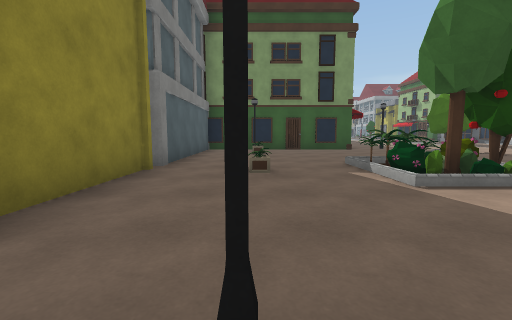
view 1 (above)

21 first-person views from a walk through a scene from a Unity 3-D project. The camera is 1.2 m above the floor, tilts 6° down and sees 90° across. The floor is counted in squares, 2 m on a side. Each view is taken from the middle of a square. On the plan, view 1 faces up. The plan holds only what a view shows up to about 9 squares ahead; the rest is blank. The place goes on beyond the plan. The player is left out. Surface patterns are stand-ins for the level's own textures.

view 2
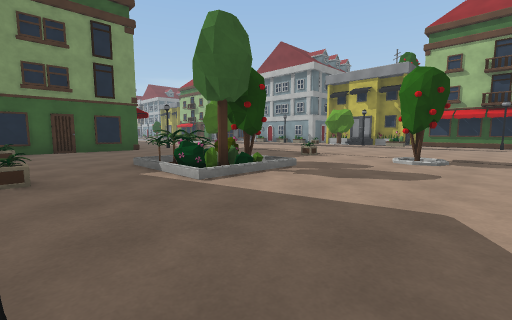

view 3
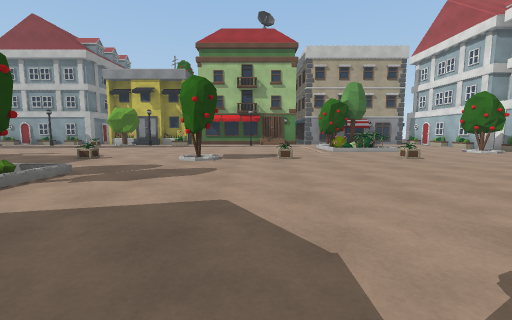

view 4
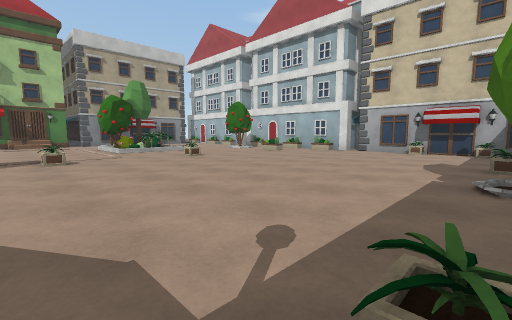

view 5
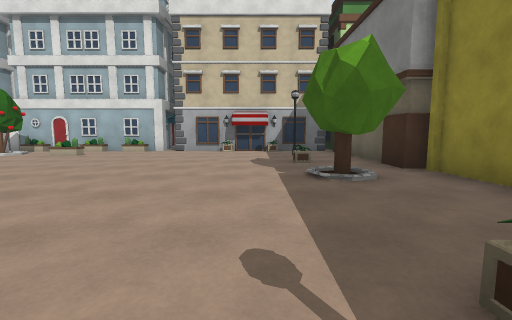

view 6
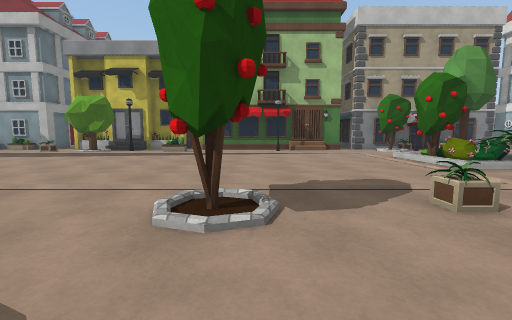

view 7
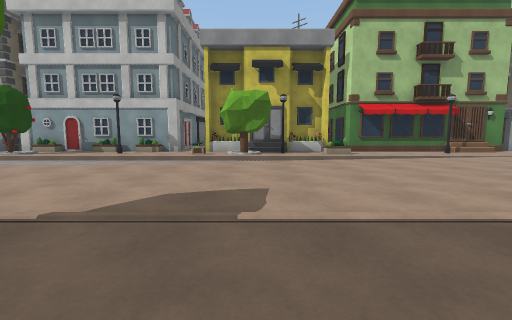

view 8
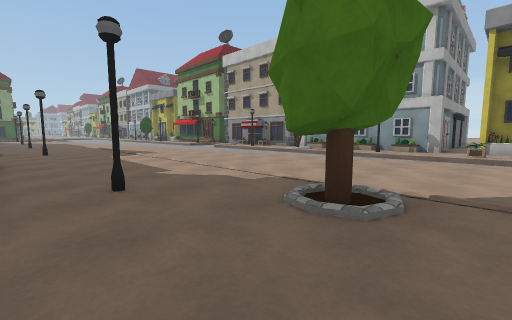

view 9
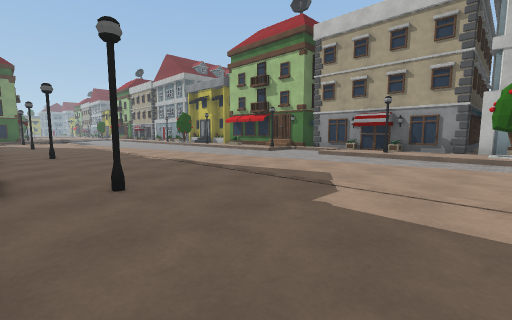

view 10
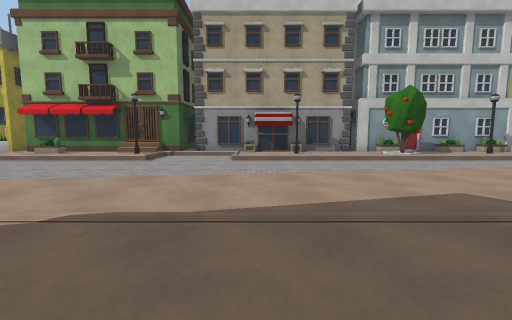

view 11
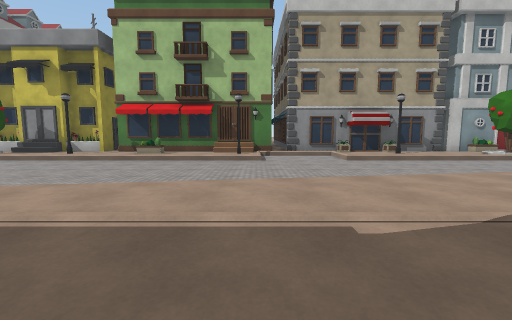

view 12
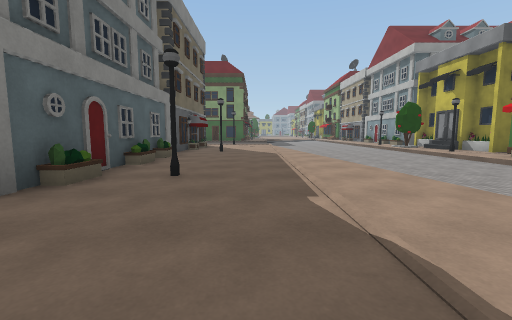

view 13
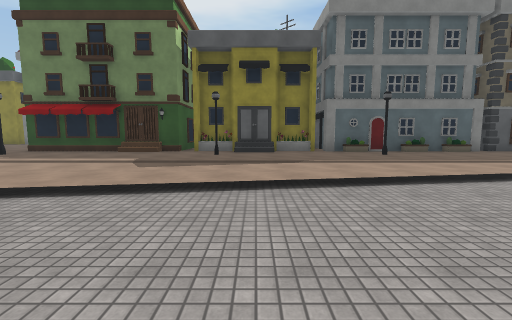

view 14
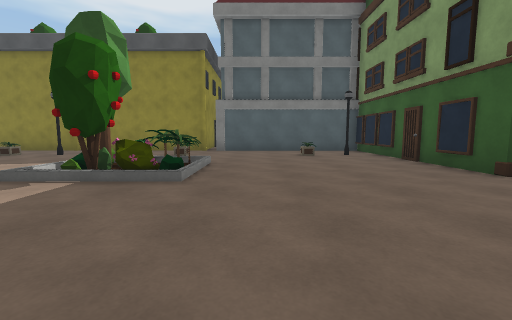

view 15
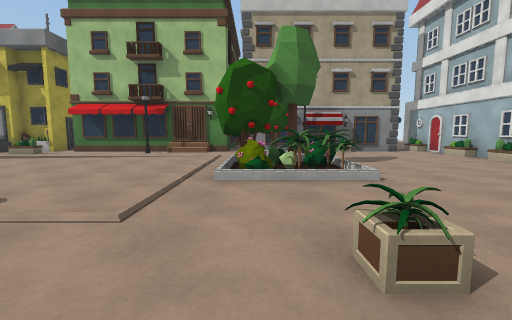

view 16
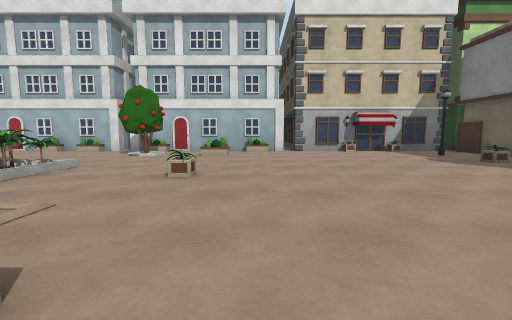

view 17
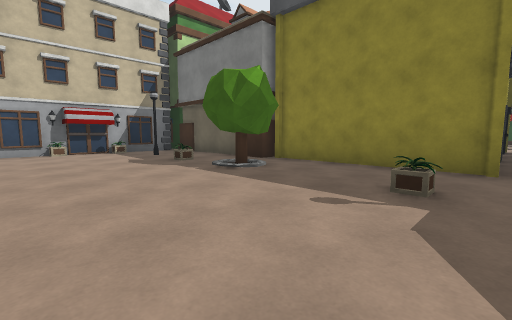

view 18
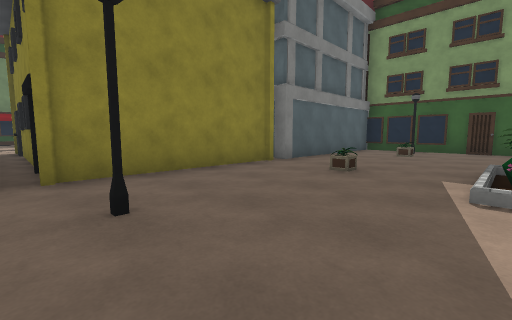

view 19
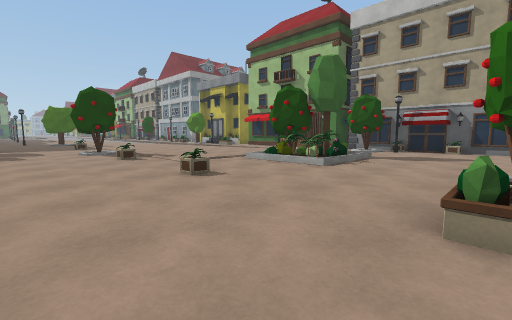

view 20
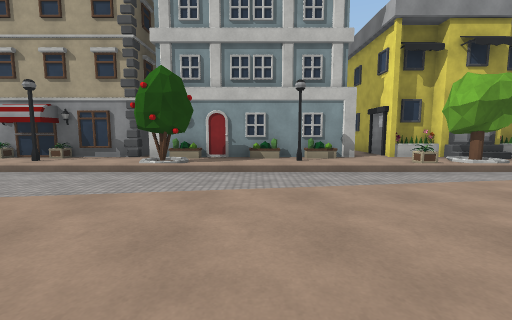

view 21
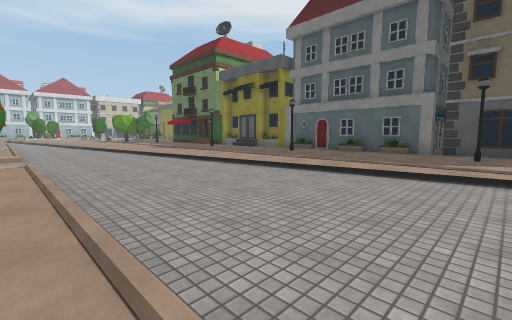

### Floor plan
Key: @ floor where view 1 was taken; # wall or solid block; . main floor; - floor 0.25 m lower than the main floor; / step, stairs or slope; H house; T tree; O other object.
Columns run from 8 left of view 1 to 16 right of it. Each row starts with its distance up from view 1.
 26            #....----..H
 25            #.#..----..#
 24            #..../---..#
 23            #..../---.H#
 22            #..../---..#
 21            #.#../---//#
 20            #.....---//#
 19            #.....----/#
 18            #.....----/#
 17            H...../--.H#
 16            #.#.../--.H#
 15            #...../--..#
 14            #...../--..###
 13            #......-OTH#
 12            #......--..#
 11            #....../-.H#
 10       ######.#..../-.H#
  9       #HH........./-..#H
  8       #.O.....OT../-O...
  7       #............-T.###
  6       #............-T/H
  5       #...OO.......-.H#
  4       #.O.OOO.O....//.#
  3       #...O......../..#
  2       #............/..#
  1       #.#.....OT.../..#
  0 H#    #.@.............#
 -1       #.O.....O......H#
 -2       #...............#
 -3       #.T......./OO..T#
 -4       #.T.....O./OO..T#
 -5       #.O............H#
 -6       #..............H#
 -7       #.#...../.TO....#
 -8       H..H...//.......
 -9       #H#########HH####

Positions as (right, up) in squares from view 1, and headings:
1: (0, 0), facing up
2: (0, 0), facing up-right
3: (0, 0), facing right
4: (0, 0), facing down-right
5: (1, 0), facing down
6: (4, 1), facing right
7: (5, 6), facing right
8: (4, 7), facing up-right
9: (4, 13), facing up-right
10: (5, 17), facing right
11: (5, 20), facing right
12: (6, 17), facing up
13: (12, 17), facing left
14: (7, 6), facing left
15: (5, -3), facing right
16: (5, 0), facing down
17: (3, 0), facing down-left
18: (2, 0), facing up-left
19: (4, -7), facing up-right
20: (7, 11), facing right
21: (12, 26), facing down-left
